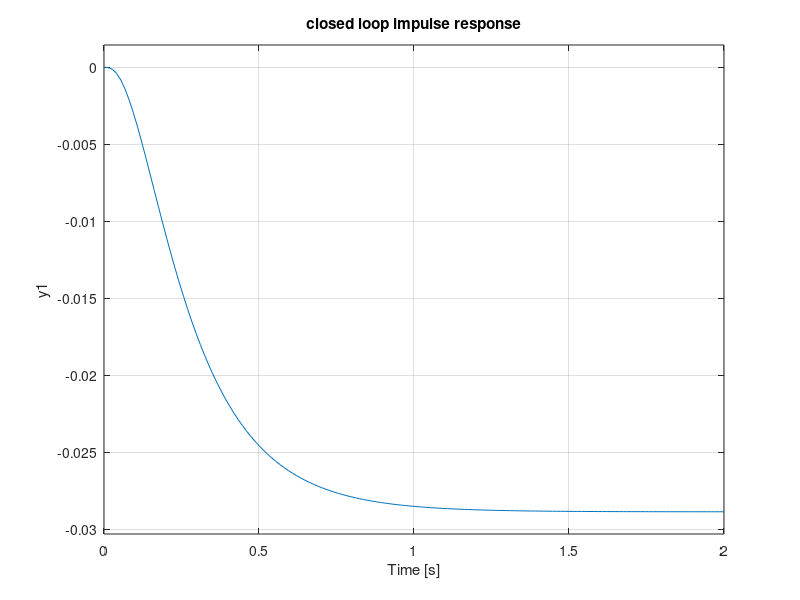

This figure's MATLAB source: (Note: this script raises an error after producing the figure.)
%% CE 7.4a

%Previous work
L=1;
J=0.0676;
m=0.9048;
r=0.03;
Jb=0.000326;
g=9.81;
p0=.25;

b=m/[(Jb/r^2)+m];

a=[0 1 0 0; 0 0 -b*g 0; 0 0 0 1; -m*g/(m*p0^2+J+Jb) 0 0 0];
B=[0;0;0;1/(m*p0^2+J+Jb)];
c=[1 0 0 0];
d=0;

sys=ss(a,B,c,d)

P=ctrb(sys);
[num, den]=ss2tf(a,B,c,d)
Pc1=[0 0 0 1; 0 0 1 0; 0 1 0 0; 1 0 0 0];
Tc=P*Pc1;
Tc1=inv(Tc);

Ac1=Tc1*a;
Ac=Ac1*Tc
Bc=Tc1*B
Cc=c*Tc
Dc=d

%% New work

%Desired 2% Peak overshoot, 2s settling time
%Chosen eigen values are -20, -21 for fast response
%s^4+45s^3+590s^2+1949s+2763

Pc=[Bc Ac*Bc (Ac^2)*Bc (Ac^3)*Bc];
Pc1=inv(Pc);
d=(Ac^4)+45*(Ac^3)+590*(Ac^2)+1949*(Ac)+2763*I;
K=[0 0 0 1]*Pc1*d;

Adc=Ac-Bc*K;
eig(Adc)
[num,den]=ss2tf(Adc,Bc,Cc,Dc);
sys1=tf(num,den);

%Plots original system's step response
figure(1);
subplot(2,2,1), step(sys);
title('open loop step response');
subplot(2,2,2), step(sys1);
title('closed loop step response');
subplot(2,2,3), impulse(sys);
title('open loop impulse response');
subplot(2,2,4), impulse(sys1);
title('closed loop impulse response');

stepinfo(sys1)

%All criteria have been met for the system. Overshoot is under 2% and the
%settling time is less than 2s. The system stabilizes to 0 so the bar would
%be straight when it finished balancing. 
